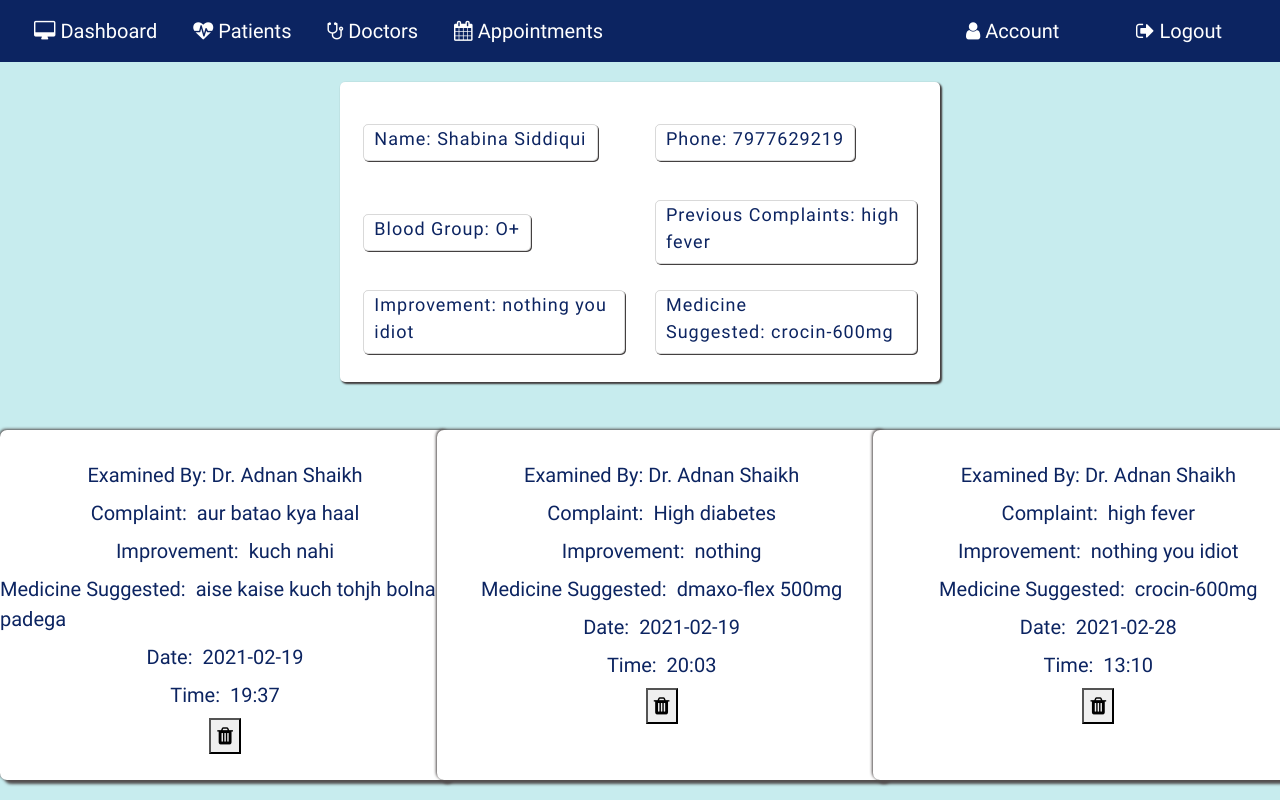
/viewapp/1 (signed in), run on the app's committed database.
### application/routes.py (models this page shows, shortened)
class Patient(db.Model):
  __tablename__ = 'Patient'
  id = db.Column(db.Integer, primary_key=True)
  pname = db.Column(db.String(20))
  age= db.Column(db.String(20))
  phone=db.Column(db.String(20))
  gender=db.Column(db.String(10))
  bgroup=db.Column(db.String(5))
  state=db.Column(db.String(15))
  address=db.Column(db.String(100))
  mstatus=db.Column(db.String(10))
  complaint=db.Column(db.String(5000))
  improvement=db.Column(db.String(5000))
  medicine_suggested=db.Column(db.String(5000))
  pat_image = db.Column(db.String(20), nullable=False, default='default.jpg')

class Appointments(db.Model):
  __tablename__ = 'Appointments'
  id = db.Column(db.Integer, primary_key=True)
  pname=db.Column(db.String(100))
  examinedby = db.Column(db.String(100))
  complaint = db.Column(db.String(5000))
  medicine_suggested = db.Column(db.String(5000))
  improvements = db.Column(db.String(5000))
  date= db.Column(db.String(50))
  time= db.Column(db.String(50))

### application/routes.py (the view)
@app.route('/viewapp/<id>',methods=['POST','GET'])
def viewapp(id):
  if 'username' in session:
    pat=Patient.query.filter_by(id=id).first()
    pname=pat.pname
    appointment= Appointments.query.filter_by(pname=pname).all()
    if request.method=='GET':
      return render_template('viewapp.html',appointment=appointment, pat=pat)
    return render_template('viewapp.html',appointment=appointment, pat=pat)

### application/templates/viewapp.html (shortened to what this page needs)
{% extends 'layout.html' %}{% include 'includes/nav.html' %} {% block content%}
<section id="viewapp">
  <div class="outer-container">
    <div class="container-view">
      <form action="" method="GET">
        <div class="row row-view">
          <div class="col-5 col-view">
            <div class="inner-col">
              <label for="">Name:&nbsp;{{ pat.pname }}</label>
            </div>
          </div>
          <div class="col-5 col-view">
            <div class="inner-col">
              <label for="">Phone:&nbsp;{{pat.phone}}</label>
            </div>
          </div>
        </div>
        <div class="row row-view">
          <div class="col-5 col-view">
            <div class="inner-col">
              <label for="">Blood Group:&nbsp;{{ pat.bgroup }}</label>
            </div>
          </div>
          <div class="col-5 col-view">
            <div class="inner-col">
              <label for="">Previous Complaints:&nbsp;{{pat.complaint}}</label>
            </div>
          </div>
        </div>
        <div class="row row-view">
          <div class="col-5 col-view">
            <div class="inner-col">
              <label for="">Improvement:&nbsp;{{ pat.improvement }}</label>
            </div>
          </div>
          <div class="col-5 col-view">
            <div class="inner-col">
              <label for=""
                >Medicine Suggested:&nbsp;{{pat.medicine_suggested}}</label
              >
            </div>
          </div>
        </div>
      </form>
    </div>
    <div class="app-view">
      <div class="row">
        {% for i in appointment %}
        <div class="mt-5 col-4">
          <div class="form-style app-card">
            <div>
              <label for="">Examined By:&nbsp;{{ i.examinedby }}</label>
            </div>
            <div>
              <label for="">Complaint: &nbsp;{{ i.complaint }}</label>
            </div>
            <div>
              <label for="">Improvement: &nbsp;{{ i.improvements }}</label>
            </div>
            <div>
              <label for=""
                >Medicine Suggested: &nbsp;{{ i.medicine_suggested }}</label
              >
            </div>
            <div>
              <label for="">Date: &nbsp;{{ i.date }}</label>
            </div>
            <div>
              <label for="">Time: &nbsp;{{ i.time }}</label>
            </div>
            <div>
              <button
                type="button"
                class="dbutton"
                onclick="window.location='/deleteapp/{{ i.id }}'"
              >
                <i class="fa fa-trash" aria-hidden="true"></i>
              </button>
            </div>
          </div>
        </div>
        {% endfor %}
      </div>
    </div>
  </div>
</section>
{% endblock content%}

### application/static/main.css (style rules this page uses)
body { background: #c7ecee; width: 100vw; background-size: cover; background-position: center; font-family: "Dosis", sans-serif; }

### application/static/patrcd.css (style rules this page uses)
body { counter-reset: Serial; }

### application/static/viewapp.css (style rules this page uses)
#viewapp { display: flex; flex-direction: row; justify-content: center; }
.outer-container { height: 100vh; }
.container-view { margin-top: 20px; height: 300px; width: 600px; display: flex; flex-direction: column; align-items: center; justify-content: center; background: white; border-radius: 5px; box-shadow: 2px 2px 2px rgb(68, 64, 64), 1px 1px 2px rgb(68, 64, 64); }
.row-view { height: 90px; width: 700px; display: flex; flex-direction: row; justify-content: center; }
.col-5 { display: flex; align-items: center; font-size: 18px; letter-spacing: 1px; color: #0c2461; }
.inner-col { padding: 0 10px; box-shadow: 1px 1px rgb(68, 64, 64); border-radius: 5px; border: 1px solid rgba(68, 64, 64, 0.2); }

### application/static/appointment.css (style rules this page uses)
.outer-container { height: 100%; display: flex; flex-direction: column; justify-content: space-around; align-items: center; }
.app-view { display: flex; flex-direction: row; }
.app-card { height: 350px; width: 450px; }

### application/static/commonstyle.css (style rules this page uses)
label { color: #0c2461; }
.form-style { font-size: 20px; color: #0c2461; display: flex; flex-direction: column; align-items: center; background: white; border-radius: 7px; box-shadow: 4px 4px 3px rgb(83, 78, 78), -1px -1px 3px rgb(83, 78, 78); }

### data on the page
Patient: pname "Shabina Siddiqui", phone "7977629219", bgroup "O+", complaint "high fever", improvement "nothing you idiot", medicine_suggested "crocin-600mg"
Appointments: examinedby "Dr. Adnan Shaikh", complaint "aur batao kya haal", improvements "kuch nahi", medicine_suggested "aise kaise kuch tohjh bolna padega", date "2021-02-19", time "19:37"
Appointments: examinedby "Dr. Adnan Shaikh", complaint "High diabetes", improvements "nothing", medicine_suggested "dmaxo-flex 500mg", date "2021-02-19", time "20:03"
Appointments: examinedby "Dr. Adnan Shaikh", complaint "high fever", improvements "nothing you idiot", medicine_suggested "crocin-600mg", date "2021-02-28", time "13:10"
